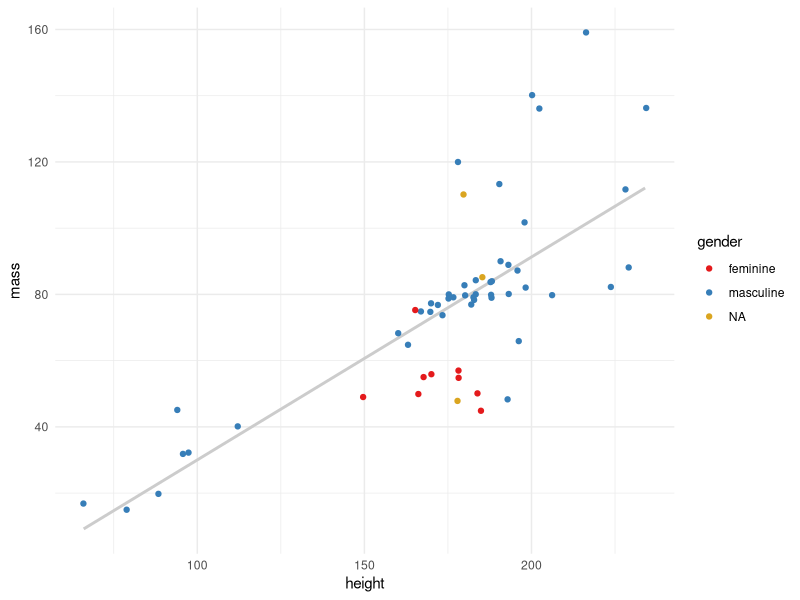

Reproduce this figure in R.
## ---- chunk 1
library(tidyverse)
## ---- chunk 2
# for example
# dining_df <- read_csv("brodhead_center.csv")

# but we'll use dplyr::starwars

data(starwars)
## ---- chunk 3
#| label: fig-spatial-plot
#| fig-cap: "Starwars characters: mass over height"
#| fig-alt: "A scatterplot of mass over height for select characters
#|   in the _Star Wars_ franchise."

starwars |> 
  filter(mass < 500) |> 
  drop_na(mass) |> 
  ggplot(aes(height, mass)) +
  geom_smooth(method = lm, se = FALSE, color = "grey80") +
  geom_jitter(aes(color = gender)) +
  scale_color_brewer(palette = "Set1",
                     na.value = "goldenrod") +
  theme_minimal()
